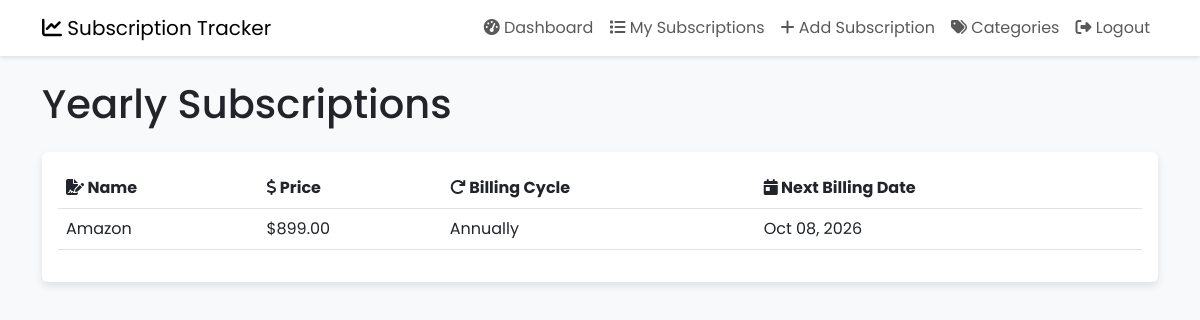
Page /subscriptions/yearly/ (signed in) on the committed database.
### subscriptions/models.py (models this page shows, shortened)
class Subscription(models.Model):
    user = models.ForeignKey(User, on_delete=models.CASCADE)
    name = models.CharField(max_length=255)
    price = models.DecimalField(max_digits=10, decimal_places=2)
    category = models.ForeignKey(Category, on_delete=models.SET_NULL, null=True, blank=True)
    BILLING_CYCLE_CHOICES = [
        ('monthly', 'Monthly'),
        ('annually', 'Annually'),
        ('weekly', 'Weekly'),
        ('daily', 'Daily'),
    ]
    billing_cycle = models.CharField(max_length=10, choices=BILLING_CYCLE_CHOICES)
    next_billing_date = models.DateField()
    reminder_sent_date = models.DateField(null=True, blank=True)

### subscriptions/views.py (the view)
# urls.py: path('yearly/', views.yearly_subscriptions, name='yearly_subscriptions'),
@login_required(login_url='/subscriptions/login/')
def yearly_subscriptions(request):
    subscriptions = Subscription.objects.filter(user=request.user, billing_cycle='annually')
    return render(request, 'subscriptions/yearly_subscriptions.html', {'subscriptions': subscriptions})

### subscriptions/templates/subscriptions/yearly_subscriptions.html (shortened to what this page needs)
{% extends 'subscriptions/base.html' %}
{% block content %}
    <h1 class="mb-4">Yearly Subscriptions</h1>
    <div class="card">
        <div class="card-body">
            <table class="table table-hover">
                <thead>
                    <tr>
                        <th><i class="fas fa-file-signature"></i> Name</th>
                        <th><i class="fas fa-dollar-sign"></i> Price</th>
                        <th><i class="fas fa-redo"></i> Billing Cycle</th>
                        <th><i class="fas fa-calendar-day"></i> Next Billing Date</th>
                    </tr>
                </thead>
                <tbody>
                    {% for subscription in subscriptions %}
                        <tr>
                            <td>{{ subscription.name }}</td>
                            <td>${{ subscription.price }}</td>
                            <td>{{ subscription.get_billing_cycle_display }}</td>
                            <td>{{ subscription.next_billing_date|date:"M d, Y" }}</td>
                        </tr>
                    {% empty %}
                        <tr>
                            <td colspan="4" class="text-center">No yearly subscriptions found.</td>
                        </tr>
                    {% endfor %}
                </tbody>
            </table>
        </div>
    </div>
{% endblock %}

### subscriptions/templates/subscriptions/base.html (style rules this page uses)
body { font-family: 'Poppins', sans-serif; background-color: #f8f9fa; }
.card { border: none; box-shadow: 0 4px 8px rgba(0,0,0,.1); transition: transform .2s; }

### rows in the picture
Subscription: name "Amazon", price "899.00", billing_cycle "Annually", next_billing_date "Oct 08, 2026"
